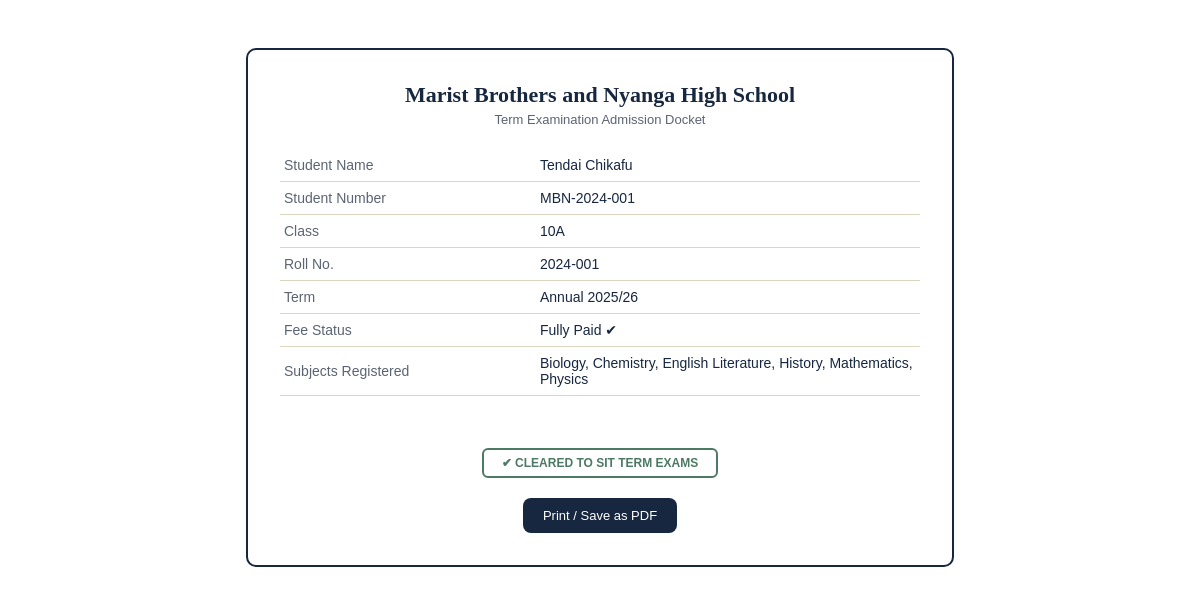
/student/docket.php (signed in), run on the app's committed database.
### tables this page shows
CREATE TABLE students (
    id INT AUTO_INCREMENT PRIMARY KEY,
    user_id INT NOT NULL UNIQUE,
    admission_no VARCHAR(20) NOT NULL UNIQUE,   
    class_id INT NOT NULL,
    roll_no VARCHAR(20) NOT NULL,
    attendance_pct DECIMAL(5,2) DEFAULT 0.00,
    FOREIGN KEY (user_id) REFERENCES users(id) ON DELETE CASCADE,
    FOREIGN KEY (class_id) REFERENCES classes(id) ON DELETE CASCADE
);

CREATE TABLE classes (
    id INT AUTO_INCREMENT PRIMARY KEY,
    name VARCHAR(20) NOT NULL,           
    grade_level INT NOT NULL,            
    class_teacher_id INT DEFAULT NULL,
    FOREIGN KEY (class_teacher_id) REFERENCES users(id) ON DELETE SET NULL
);

CREATE TABLE fees (
    id INT AUTO_INCREMENT PRIMARY KEY,
    student_id INT NOT NULL,
    term VARCHAR(20) NOT NULL,
    amount_billed DECIMAL(10,2) NOT NULL,
    amount_paid DECIMAL(10,2) NOT NULL DEFAULT 0.00,
    FOREIGN KEY (student_id) REFERENCES students(id) ON DELETE CASCADE
);

### includes/auth.php (called while the page is built, shortened)
<?php
function current_user(): ?array {
    return $_SESSION['user'] ?? null;
}

### includes/functions.php (called while the page is built, shortened)
<?php
function h(string $s): string {
    return htmlspecialchars($s, ENT_QUOTES, 'UTF-8');
}

### student/docket.php (the view, shortened to what this page needs)
<?php
require_once __DIR__ . '/../includes/auth.php';
require_once __DIR__ . '/../includes/functions.php';
$u = current_user();
$pdo = getDB();
$stmt = $pdo->prepare(
    'SELECT s.*, c.name AS class_name FROM students s JOIN classes c ON c.id = s.class_id WHERE s.user_id = :uid'
);
$stmt->execute(['uid' => $u['id']]);
$student = $stmt->fetch();
$stmt = $pdo->prepare('SELECT * FROM fees WHERE student_id = :sid ORDER BY id DESC LIMIT 1');
$stmt->execute(['sid' => $student['id']]);
$fee = $stmt->fetch() ?: ['amount_billed' => 0, 'amount_paid' => 0, 'term' => 'N/A'];
$stmt = $pdo->prepare(
    'SELECT sub.name FROM subjects sub WHERE sub.class_id = :cid ORDER BY sub.name'
);
$stmt->execute(['cid' => $student['class_id']]);
$subjects = $stmt->fetchAll();
?>
<!DOCTYPE html>
<html lang="en">
<head>
</head>
<body>
  <div class="docket">
    <h1>Marist Brothers and Nyanga High School</h1>
    <div class="sub">Term Examination Admission Docket</div>
    <table>
      <tr><td class="label">Student Name</td><td><?= h($u['full_name']) ?></td></tr>
      <tr><td class="label">Student Number</td><td><?= h($student['admission_no']) ?></td></tr>
      <tr><td class="label">Class</td><td><?= h($student['class_name']) ?></td></tr>
      <tr><td class="label">Roll No.</td><td><?= h($student['roll_no']) ?></td></tr>
      <tr><td class="label">Term</td><td><?= h($fee['term']) ?></td></tr>
      <tr><td class="label">Fee Status</td><td>Fully Paid ✔</td></tr>
      <tr><td class="label">Subjects Registered</td><td><?= h(implode(', ', array_column($subjects, 'name'))) ?></td></tr>
    </table>
    <div class="center" style="margin-top:24px;">
      <span class="stamp">✔ CLEARED TO SIT TERM EXAMS</span>
    </div>
    <button class="print-btn" onclick="window.print()">Print / Save as PDF</button>
  </div>
</body>
</html>

### student/docket.php (style rules this page uses)
body { font-family: 'Work Sans', sans-serif; background:#fff; color:#16273F; padding:40px; }
.docket { max-width:640px; margin:0 auto; border:2px solid #16273F; border-radius:10px; padding:32px; }
.docket h1 { font-family: Georgia, serif; font-size:22px; text-align:center; margin:0 0 4px; }
.docket .sub { text-align:center; color:#5B6472; font-size:13px; margin-bottom:22px; }
table { width:100%; border-collapse:collapse; margin-top:16px; }
td { padding:8px 4px; border-bottom:1px solid #DED5C1; font-size:14px; }
td.label { color:#5B6472; width:40%; }
.stamp { margin-top:28px; text-align:center; font-size:12px; color:#4C7A64; font-weight:700; border:2px solid #4C7A64; display:inline-block; padding:6px 18px; border-radius:6px; }
.center { text-align:center; }
.print-btn { display:block; margin:20px auto 0; padding:10px 20px; background:#16273F; color:#fff; border:0; border-radius:8px; cursor:pointer; font-size:13px; }

### data on the page
students: admission_no "MBN-2024-001", class.name "10A", roll_no "2024-001"
fees: term "Annual 2025/26"

### other printed values
$u['full_name'] "Tendai Chikafu"
implode(', ', array_column($subjects, 'name')) "Biology, Chemistry, English Literature, History, Mathematics, Physics"
